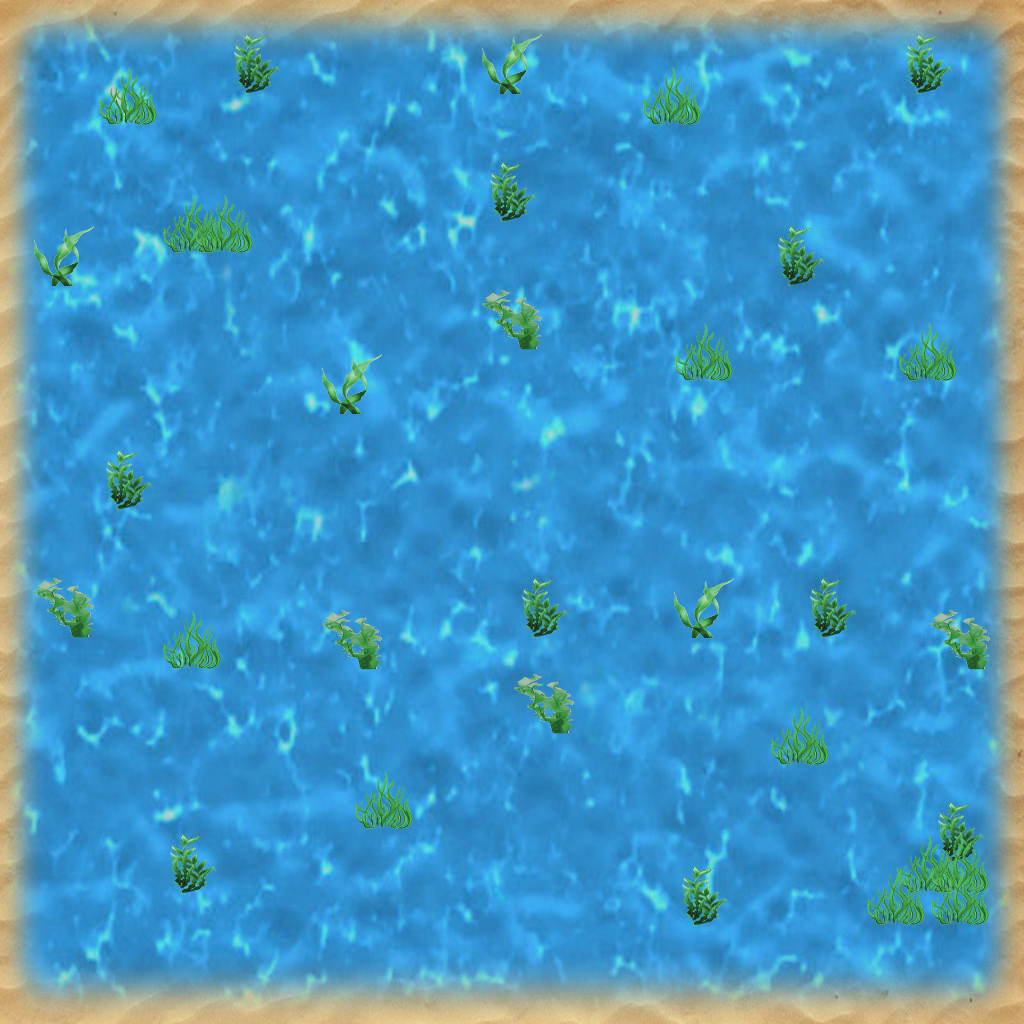

Below is a game level as drawn by its tile map, then a one-line description and the .tmx file that defines it, in full:
An orthogonal 32x32 tile map with 32x32 px tiles, 1 tile layer (Tile Layer 1), 4 tilesets, 1 image layer and 33 objects.

<map version="1.10" tiledversion="git" orientation="orthogonal" renderorder="right-down" width="32" height="32" tilewidth="32" tileheight="32" infinite="0" nextlayerid="4" nextobjectid="54">
 <tileset firstgid="1" name="ocean-plants" tilewidth="64" tileheight="64" tilecount="4" columns="2">
  <image source="ocean-plants.png" width="128" height="128" />
 </tileset>
 <tileset firstgid="5" name="rock" tilewidth="64" tileheight="64" tilecount="1" columns="1">
  <image source="rock.png" width="64" height="64" />
  <tile id="0">
   <properties>
    <property name="name" value="Rock" />
   </properties>
  </tile>
 </tileset>
 <tileset firstgid="6" name="sign" tilewidth="64" tileheight="64" tilecount="1" columns="1">
  <image source="sign.png" width="64" height="64" />
  <tile id="0">
   <properties>
    <property name="message" value="Hello, world!" />
    <property name="name" value="Sign" />
   </properties>
  </tile>
 </tileset>
 <tileset firstgid="7" name="starfish" tilewidth="64" tileheight="64" tilecount="1" columns="1">
  <image source="starfish.png" width="64" height="64" />
  <tile id="0">
   <properties>
    <property name="name" value="Starfish" />
   </properties>
  </tile>
 </tileset>
 <imagelayer id="2" name="Image Layer 1" offsetx="0" offsety="5.68434e-14">
  <image source="large-water.jpg" width="1024" height="1024" />
 </imagelayer>
 <layer id="1" name="Tile Layer 1" width="32" height="32">
  <data encoding="csv">
0,0,0,0,0,0,0,0,0,0,0,0,0,0,0,0,0,0,0,0,0,0,0,0,0,0,0,0,0,0,0,0,
0,0,0,0,0,0,0,0,0,0,0,0,0,0,0,0,0,0,0,0,0,0,0,0,0,0,0,0,0,0,0,0,
0,0,0,0,0,0,0,1,0,0,0,0,0,0,0,2,0,0,0,0,0,0,0,0,0,0,0,0,1,0,0,0,
0,0,0,3,0,0,0,0,0,0,0,0,0,0,0,0,0,0,0,0,3,0,0,0,0,0,0,0,0,0,0,0,
0,0,0,0,0,0,0,0,0,0,0,0,0,0,0,0,0,0,0,0,0,0,0,0,0,0,0,0,0,0,0,0,
0,0,0,0,0,0,0,0,0,0,0,0,0,0,0,0,0,0,0,0,0,0,0,0,0,0,0,0,0,0,0,0,
0,0,0,0,0,0,0,0,0,0,0,0,0,0,0,1,0,0,0,0,0,0,0,0,0,0,0,0,0,0,0,0,
0,0,0,0,0,3,3,0,0,0,0,0,0,0,0,0,0,0,0,0,0,0,0,0,0,0,0,0,0,0,0,0,
0,2,0,0,0,0,0,0,0,0,0,0,0,0,0,0,0,0,0,0,0,0,0,0,1,0,0,0,0,0,0,0,
0,0,0,0,0,0,0,0,0,0,0,0,0,0,0,0,0,0,0,0,0,0,0,0,0,0,0,0,0,0,0,0,
0,0,0,0,0,0,0,0,0,0,0,0,0,0,0,4,0,0,0,0,0,0,0,0,0,0,0,0,0,0,0,0,
0,0,0,0,0,0,0,0,0,0,0,0,0,0,0,0,0,0,0,0,0,3,0,0,0,0,0,0,3,0,0,0,
0,0,0,0,0,0,0,0,0,0,2,0,0,0,0,0,0,0,0,0,0,0,0,0,0,0,0,0,0,0,0,0,
0,0,0,0,0,0,0,0,0,0,0,0,0,0,0,0,0,0,0,0,0,0,0,0,0,0,0,0,0,0,0,0,
0,0,0,0,0,0,0,0,0,0,0,0,0,0,0,0,0,0,0,0,0,0,0,0,0,0,0,0,0,0,0,0,
0,0,0,1,0,0,0,0,0,0,0,0,0,0,0,0,0,0,0,0,0,0,0,0,0,0,0,0,0,0,0,0,
0,0,0,0,0,0,0,0,0,0,0,0,0,0,0,0,0,0,0,0,0,0,0,0,0,0,0,0,0,0,0,0,
0,0,0,0,0,0,0,0,0,0,0,0,0,0,0,0,0,0,0,0,0,0,0,0,0,0,0,0,0,0,0,0,
0,0,0,0,0,0,0,0,0,0,0,0,0,0,0,0,0,0,0,0,0,0,0,0,0,0,0,0,0,0,0,0,
0,4,0,0,0,0,0,0,0,0,0,0,0,0,0,0,1,0,0,0,0,2,0,0,0,1,0,0,0,0,0,0,
0,0,0,0,0,3,0,0,0,0,4,0,0,0,0,0,0,0,0,0,0,0,0,0,0,0,0,0,0,4,0,0,
0,0,0,0,0,0,0,0,0,0,0,0,0,0,0,0,0,0,0,0,0,0,0,0,0,0,0,0,0,0,0,0,
0,0,0,0,0,0,0,0,0,0,0,0,0,0,0,0,4,0,0,0,0,0,0,0,0,0,0,0,0,0,0,0,
0,0,0,0,0,0,0,0,0,0,0,0,0,0,0,0,0,0,0,0,0,0,0,0,3,0,0,0,0,0,0,0,
0,0,0,0,0,0,0,0,0,0,0,0,0,0,0,0,0,0,0,0,0,0,0,0,0,0,0,0,0,0,0,0,
0,0,0,0,0,0,0,0,0,0,0,3,0,0,0,0,0,0,0,0,0,0,0,0,0,0,0,0,0,0,0,0,
0,0,0,0,0,0,0,0,0,0,0,0,0,0,0,0,0,0,0,0,0,0,0,0,0,0,0,0,0,1,0,0,
0,0,0,0,0,1,0,0,0,0,0,0,0,0,0,0,0,0,0,0,0,0,0,0,0,0,0,0,3,3,0,0,
0,0,0,0,0,0,0,0,0,0,0,0,0,0,0,0,0,0,0,0,0,1,0,0,0,0,0,3,0,3,0,0,
0,0,0,0,0,0,0,0,0,0,0,0,0,0,0,0,0,0,0,0,0,0,0,0,0,0,0,0,0,0,0,0,
0,0,0,0,0,0,0,0,0,0,0,0,0,0,0,0,0,0,0,0,0,0,0,0,0,0,0,0,0,0,0,0,
0,0,0,0,0,0,0,0,0,0,0,0,0,0,0,0,0,0,0,0,0,0,0,0,0,0,0,0,0,0,0,0
</data>
 </layer>
 <objectgroup id="3" name="Object Layer 1">
  <object id="1" gid="5" x="255.042" y="510.8" width="64" height="64" />
  <object id="2" gid="5" x="262.188" y="460.776" width="64" height="64" />
  <object id="3" gid="5" x="246.704" y="584.644" width="64" height="64" />
  <object id="4" gid="5" x="269.334" y="404.797" width="64" height="64" />
  <object id="5" gid="5" x="313.403" y="307.131" width="64" height="64" />
  <object id="6" gid="5" x="264.57" y="348.818" width="64" height="64" />
  <object id="8" gid="5" x="414.641" y="283.31" width="64" height="64" />
  <object id="11" gid="5" x="544" y="288" width="64" height="64" />
  <object id="15" gid="5" x="629.029" y="277.355" width="64" height="64" />
  <object id="16" gid="5" x="484.913" y="279.737" width="64" height="64" />
  <object id="17" gid="5" x="341.988" y="236.86" width="64" height="64" />
  <object id="18" gid="5" x="87.1044" y="751.391" width="64" height="64" />
  <object id="19" gid="5" x="168.095" y="779.976" width="64" height="64" />
  <object id="20" gid="5" x="368.191" y="732.334" width="64" height="64" />
  <object id="21" gid="5" x="417.024" y="703.749" width="64" height="64" />
  <object id="22" gid="5" x="675.48" y="710.895" width="64" height="64" />
  <object id="23" gid="5" x="715.976" y="683.501" width="64" height="64" />
  <object id="24" gid="5" x="779.101" y="679.928" width="64" height="64" />
  <object id="25" gid="5" x="876.767" y="727.57" width="64" height="64" />
  <object id="26" gid="5" x="838.653" y="614.42" width="64" height="64" />
  <object id="27" gid="7" x="375.337" y="934.811" width="64" height="64" />
  <object id="28" gid="7" x="694.537" y="868.113" width="64" height="64" />
  <object id="29" gid="7" x="885.104" y="787.122" width="64" height="64" />
  <object id="30" gid="7" x="546.847" y="120.137" width="64" height="64" />
  <object id="31" gid="7" x="817.214" y="222.567" width="64" height="64" />
  <object id="32" gid="7" x="926.79" y="315.468" width="64" height="64" />
  <object id="33" gid="7" x="38.2716" y="425.044" width="64" height="64" />
  <object id="34" gid="7" x="27.5522" y="111.8" width="64" height="64" />
  <object id="35" gid="6" x="31.1253" y="787.122" width="64" height="64">
   <properties>
    <property name="message" value="Explore the game to collect starfishes" />
   </properties>
  </object>
  <object id="36" gid="6" x="939.892" y="676.355" width="64" height="64">
   <properties>
    <property name="message" value="More starfish to collect ahead!" />
   </properties>
  </object>
  <object id="38" gid="6" x="879.149" y="107.036" width="64" height="64">
   <properties>
    <property name="message" value="Collect all the Starfish" />
   </properties>
  </object>
  <object id="43" x="27.394" y="904.002" width="116.722" height="85.7552">
   <properties>
    <property name="name" value="Start" />
   </properties>
  </object>
  <object id="52" gid="7" x="590.916" y="444.101" width="64" height="64" />
 </objectgroup>
</map>
